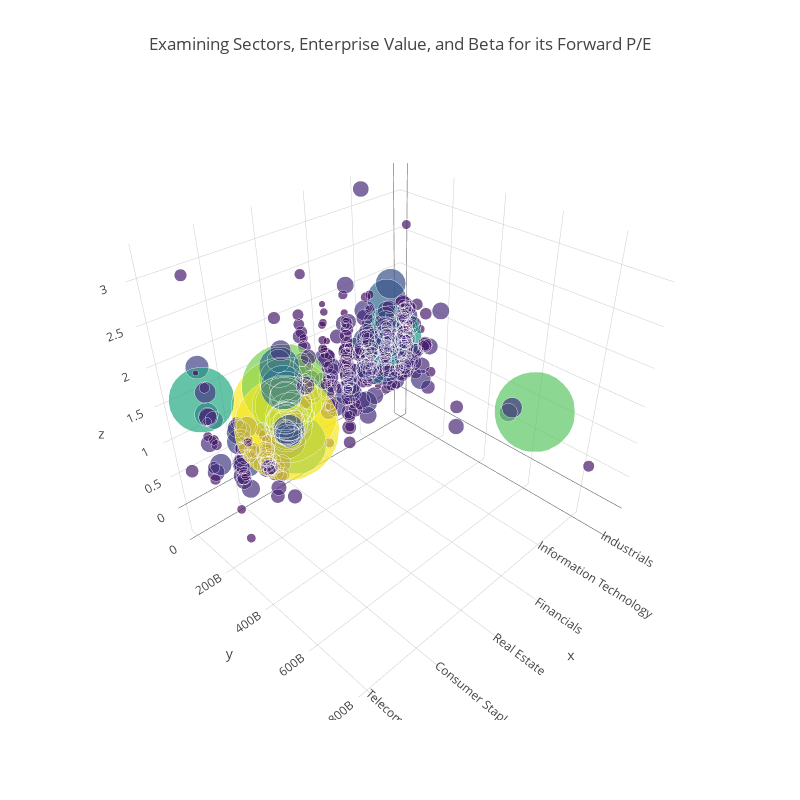

Notebook code cell kept with this figure:
### Code cell
from plotly.graph_objs import Scatter3d

df = data

trace1 = Scatter3d(
    x=df['Sector'],
    y=df['Enterprise Value'],
    z=df['Beta'],
    mode='markers',
    marker=dict(
        sizemode='diameter',
        sizeref=min(df['Forward P/E'])/3,
        size=df['Forward P/E'],
        color = df['Forward P/E'],
        colorscale = 'Viridis',
        
    )
)

to_plot=[trace1]
layout=dict(height=800, width=800, title='Examining Sectors, Enterprise Value, and Beta for its Forward P/E')
fig=dict(data=to_plot, layout=layout)
py.iplot(fig, filename='3DBubble')

### Figure 1 — Plotly figure (JSON) as saved in the notebook; plotly's stock layout.template omitted (floating-point values rounded to 4 significant figures; data arrays with more than 128 entries replaced by an {"elided": "..."} marker saying what was removed)
{"data": [{"marker": {"color": {"elided": "419 float values"}, "colorscale": "Viridis", "size": {"elided": "419 float values"}, "sizemode": "diameter", "sizeref": 1.637}, "mode": "markers", "type": "scatter3d", "x": {"elided": "419 str values"}, "y": {"elided": "419 float values"}, "z": {"elided": "419 float values"}}], "layout": {"height": 800, "title": "Examining Sectors, Enterprise Value, and Beta for its Forward P/E", "width": 800}}
